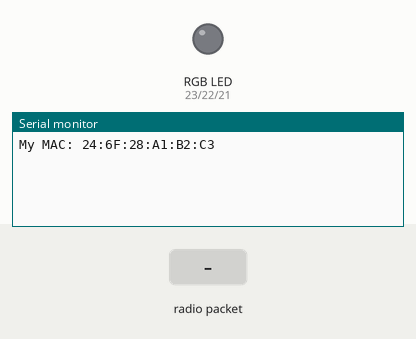
Simulated run of this sketch. Board: ESP32. Shown: an RGB LED mixed from three pins (HIGH = lit), the last lines printed to the serial monitor. Inputs (shaded band) come from the test bench.

Above: at 2.2 s.
2.3 s: radio packet "GET2" arrives
At 3.2 s:
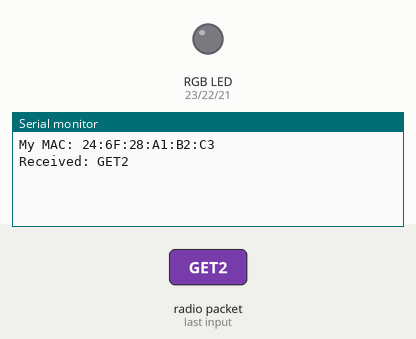
3.8 s: radio packet "INIT" arrives
At 4.4 s:
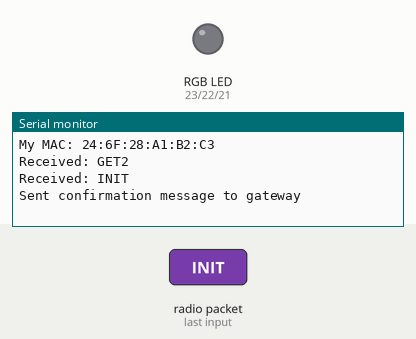
5.3 s: radio packet "4" arrives
At 6.7 s:
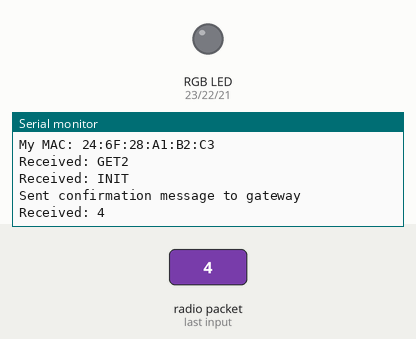

The sketch:

EspRGBStripModule.ino
```cpp
// #define PIN_RED    23 // GPIO23
// #define PIN_GREEN  22 // GPIO22
// #define PIN_BLUE   21 // GPIO21

// void setup() {
//   pinMode(PIN_RED,   OUTPUT);
//   pinMode(PIN_GREEN, OUTPUT);
//   pinMode(PIN_BLUE,  OUTPUT);
// }

// void loop() {
//   // color code #00C9CC (R = 0,   G = 201, B = 204)
//   analogWrite(PIN_RED,   0);
//   analogWrite(PIN_GREEN, 201);
//   analogWrite(PIN_BLUE,  204);

//   delay(1000); // keep the color 1 second

//   // color code #F7788A (R = 247, G = 120, B = 138)
//   analogWrite(PIN_RED,   247);
//   analogWrite(PIN_GREEN, 120);
//   analogWrite(PIN_BLUE,  138);

//   delay(1000); // keep the color 1 second

//   // color code #34A853 (R = 52,  G = 168, B = 83)
//   analogWrite(PIN_RED,   52);
//   analogWrite(PIN_GREEN, 168);
//   analogWrite(PIN_BLUE,  83);

//   delay(1000); // keep the color 1 second
// }


#include <WiFi.h>
#include <esp_now.h>

// === LED PINS (PWM capable) ===
#define RED_PIN   23
#define GREEN_PIN 22
#define BLUE_PIN  21

uint8_t gatewayMac[] = {0x30, 0xae, 0xa4, 0x65, 0x2f, 0xc8}; // MAC на Gateway ESP32

// Set LED color
void setRGB(int r, int g, int b, int intensity) {
  // Scale values by intensity (0-255)
  analogWrite(RED_PIN,   (int)(r));
  analogWrite(GREEN_PIN, (int)(g));
  analogWrite(BLUE_PIN,  (int)(b));

  //float scale = intensity / 255.0;
  // analogWrite(RED_PIN,   (int)(r * scale));
  // analogWrite(GREEN_PIN, (int)(g * scale));
  // analogWrite(BLUE_PIN,  (int)(b * scale));
}

void onDataRecv(const esp_now_recv_info_t *info, const uint8_t *data, int len) {
  String msg = "";
  for (int i = 0; i < len; i++) {
    msg += (char)data[i];
  }

  Serial.print("Received: ");
  Serial.println(msg);

  if (msg.startsWith("GET2")) {
    // Find the first '[' and the closing ']'
    int startIdx = msg.indexOf('[');
    int endIdx   = msg.indexOf(']');

    if (startIdx != -1 && endIdx != -1 && endIdx > startIdx) {
      String valuesStr = msg.substring(startIdx + 1, endIdx);
      Serial.print("Values string: ");
      Serial.println(valuesStr);

      int r, g, b, intensity;
      if (sscanf(valuesStr.c_str(), "%d;%d;%d;%d", &r, &g, &b, &intensity) == 4) {
        Serial.printf("Parsed: R=%d, G=%d, B=%d, INT=%d\n", r, g, b, intensity);

        // Apply PWM with intensity scaling
        r = map(r * intensity / 100, 0, 255, 0, 255);
        g = map(g * intensity / 100, 0, 255, 0, 255);
        b = map(b * intensity / 100, 0, 255, 0, 255);

        analogWrite(RED_PIN, r);
        analogWrite(GREEN_PIN, g);
        analogWrite(BLUE_PIN, b);

        Serial.println("RGB LED updated!");
      } else {
        Serial.println("Failed to parse RGB values.");
      }
    }
  }
  else if (msg == "INIT") {
    const char* msgToSend = "Connection Successful";
    esp_now_send(gatewayMac, (uint8_t *)msgToSend, strlen(msgToSend));
    Serial.println("Sent confirmation message to gateway");
  }
}

void setup() {
  Serial.begin(115200);

  // PWM setup
  //analogWriteResolution(8); // 0-255
  pinMode(RED_PIN, OUTPUT);
  pinMode(GREEN_PIN, OUTPUT);
  pinMode(BLUE_PIN, OUTPUT);

  WiFi.mode(WIFI_STA);
  WiFi.disconnect();
  WiFi.channel(1); // same as gateway
  delay(1000);

  if (esp_now_init() != ESP_OK) {
    Serial.println("Error initializing ESP-NOW");
    return;
  }

  Serial.print("My MAC: ");
  Serial.println(WiFi.macAddress());

  esp_now_register_recv_cb(onDataRecv);

  esp_now_peer_info_t peerInfo = {};
  memcpy(peerInfo.peer_addr, gatewayMac, 6);
  peerInfo.channel = 1;
  peerInfo.encrypt = false;

  if (!esp_now_is_peer_exist(gatewayMac)) {
    if (esp_now_add_peer(&peerInfo) != ESP_OK) {
      Serial.println("Failed to add peer");
      return;
    }
  }
}

void loop() {
  // Waiting for commands
}
```

Measured:
- after the input at 2.3 s, the serial monitor: prints a new line at once (image 1)
- after the input at 3.8 s, the serial monitor: prints a new line at once (image 2)
- after the input at 5.3 s, the serial monitor: prints a new line at once (image 3)
